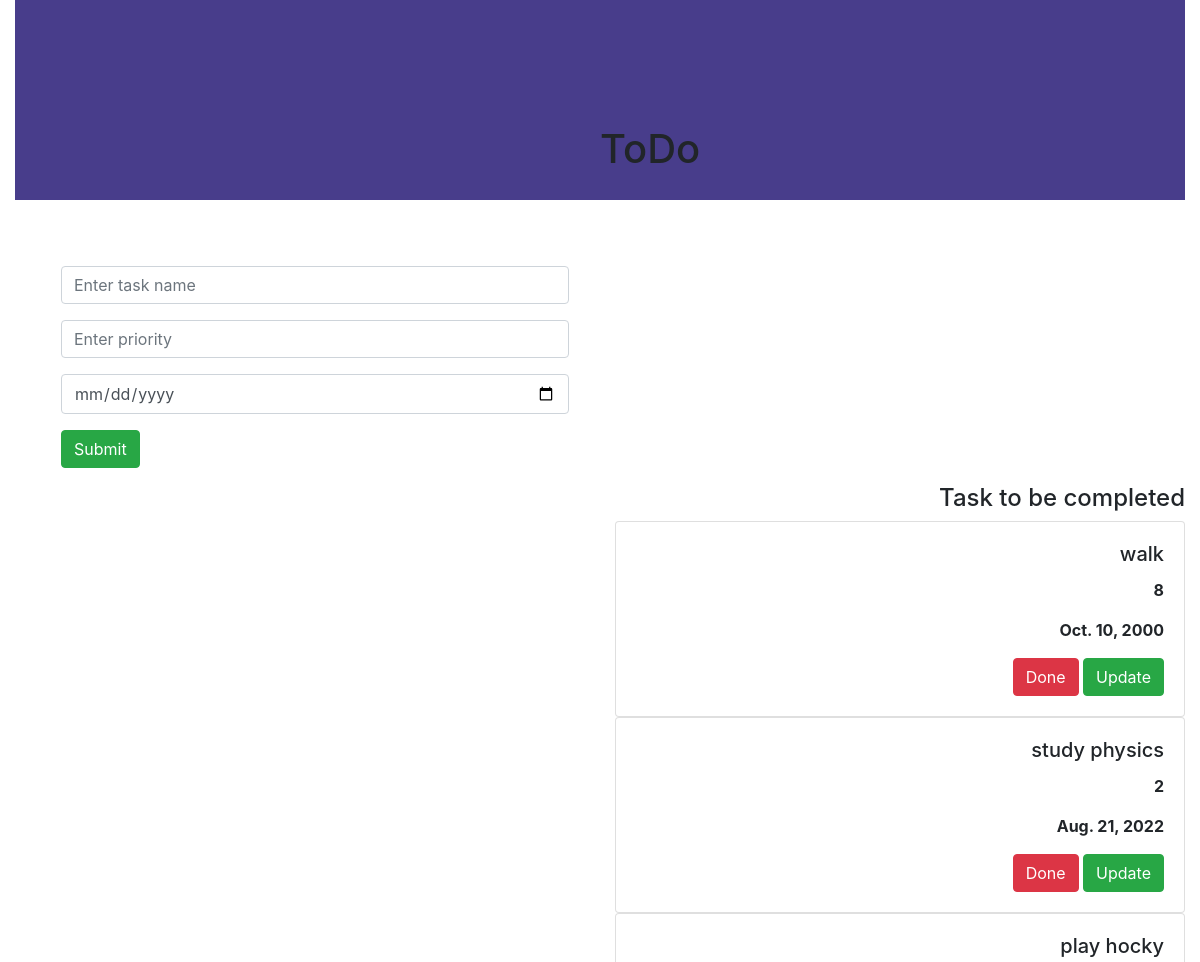
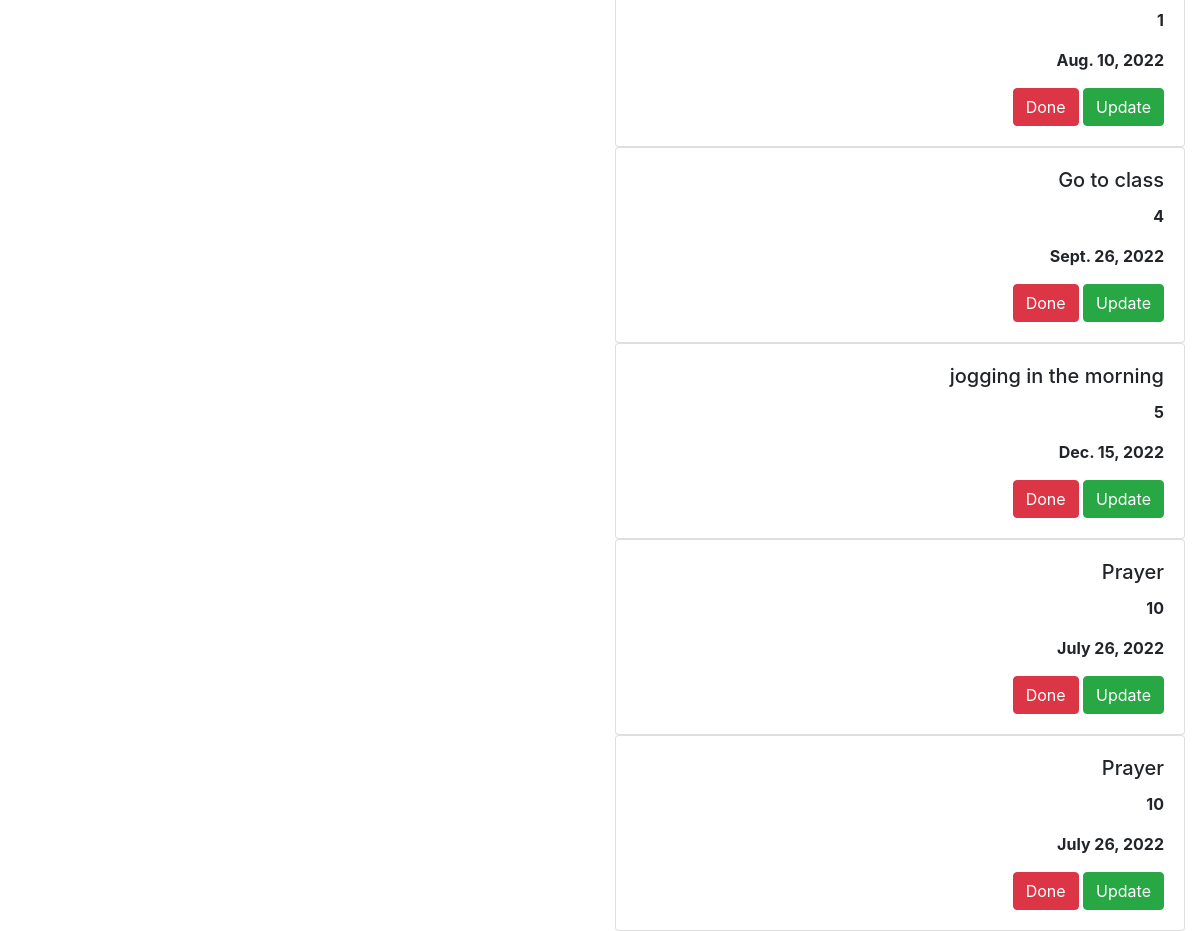
The page / on the database its author committed (2 pictures, top to bottom).
### todoapp/models.py (models this page shows, shortened)
class Task(models.Model):
    name=models.CharField(max_length=256)
    priority=models.IntegerField()
    date=models.DateField()

### todoapp/views.py (the view)
# urls.py: path('',views.home,name='home'),
def home(request):
    task1 = Task.objects.all()
    if request.method == 'POST':
        name = request.POST.get('task', '')
        priority = request.POST.get('priority', '')
        date= request.POST.get('date', '')
        task=Task(name=name, priority=priority,date=date)
        task.save()
    return render(request,"home.html",{'task1': task1})

### templates/home.html (shortened to what this page needs)
{% extends 'base.html' %}
{% block content %}
<div class="container-fluid">
    <div class="row">
        <div class="col-md-12">
            <div class="banner">
                <div class="banner-text">
                    <h1>ToDo</h1>
                </div>
            </div>
        </div>
    </div>
</div>
<div class="container">
    <div class="row">
        <div class="col-md-6">
        <form method="post" class="p-3 shadow">
    <div class="form-group">
    <input type="text" name="task" class="form-control" placeholder="Enter task name ">
    </div>
    <div class="form-group">
    <input type="number" name="priority" class="form-control" placeholder="Enter priority ">
     </div>
     <div class="form-group">
     <input type="date" name="date" class="form-control" placeholder="Enter date ">
     </div>
     <input type="submit" class="btn btn-success">
            </div>
    </div>
</div>
        <div align="right">
    <div class="col-md-6">
        <h4>Task to be completed</h4>
        {% for i in task1 %}
        <div class="shadow card">
           <div class="card-body" >
               <h5 class="card-title">{{i.name}}</h5>
               <p><b>{{i.priority}}</b></p>
               <p><b>{{i.date}}</b></p>
               <a class="btn btn-danger" href="{% url 'todoapp:delete' i.id %}">Done</a>
               <a class="btn btn-success" href="{% url 'todoapp:update' i.id %}">Update</a>
</div>
    </div>
        {% endfor %}
                </div>
        </div>
{% endblock %}

### templates/base.html (shortened to what this page needs)
{% load static %}
<!DOCTYPE html>
<html lang="en">
<head>
    <link rel="stylesheet" href="https://cdn.jsdelivr.net/npm/bootstrap@4.0.0/dist/css/bootstrap.min.css">
<link rel="stylesheet" href="{% static 'style.css'%}">
</head>
<body>
{% block content %}
{% endblock %}
</body>
</html>

### static/style.css (style rules this page uses)
.banner { background-color: darkslateblue; width:100%; height:200px; margin-bottom:50px; }
.banner-text { top:50%; left:50%; position:absolute; transform:transform; }

### rows shown on the page
Task: name "walk", priority "8", date "Oct. 10, 2000"
Task: name "study physics", priority "2", date "Aug. 21, 2022"
Task: name "play hocky", priority "1", date "Aug. 10, 2022"
Task: name "Go to class", priority "4", date "Sept. 26, 2022"
Task: name "jogging in the morning", priority "5", date "Dec. 15, 2022"
Task: name "Prayer", priority "10", date "July 26, 2022"
Task: name "Prayer", priority "10", date "July 26, 2022"
